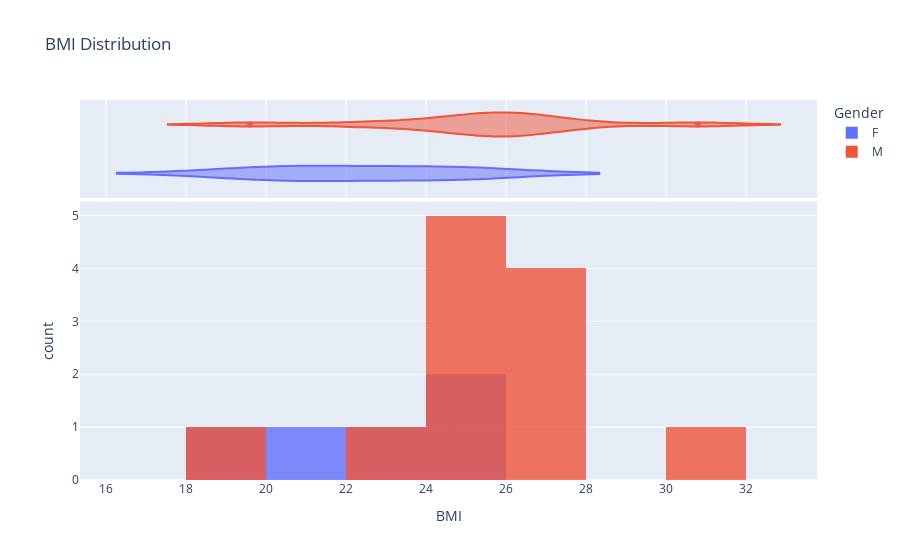
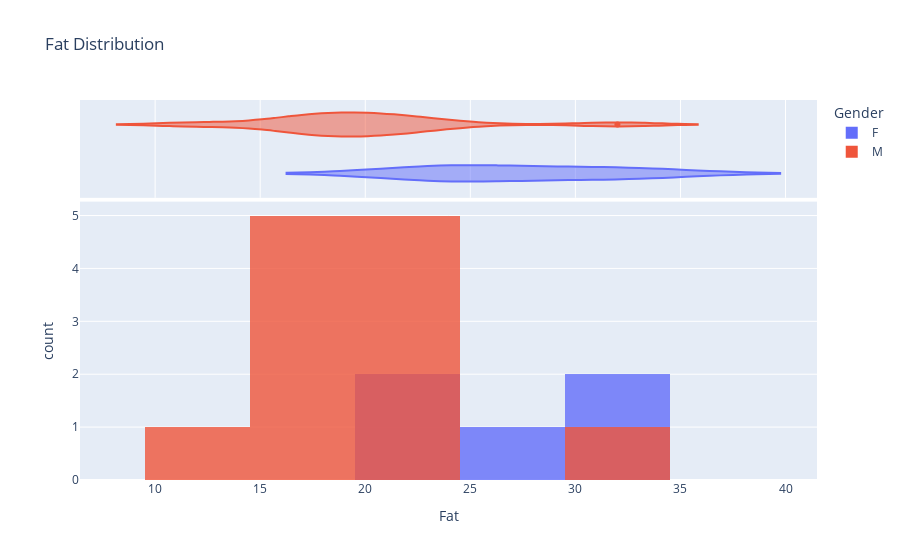
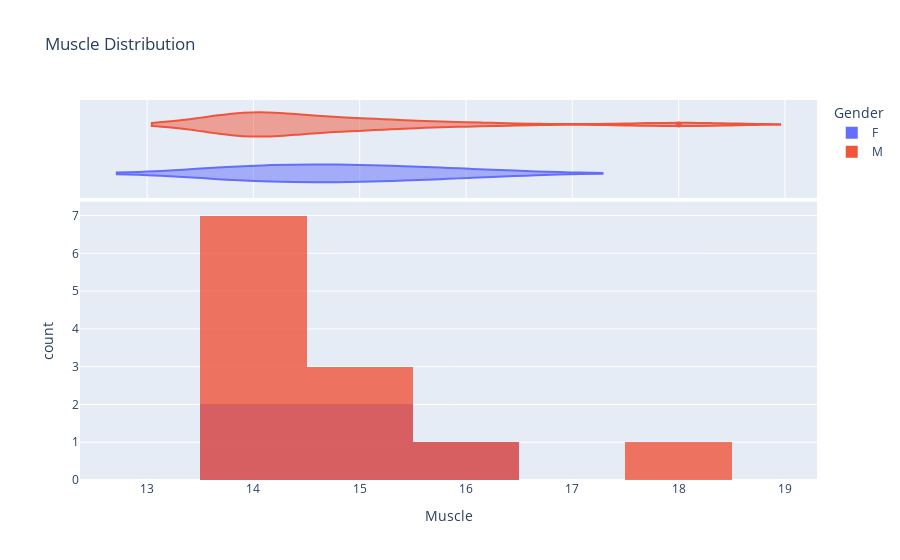
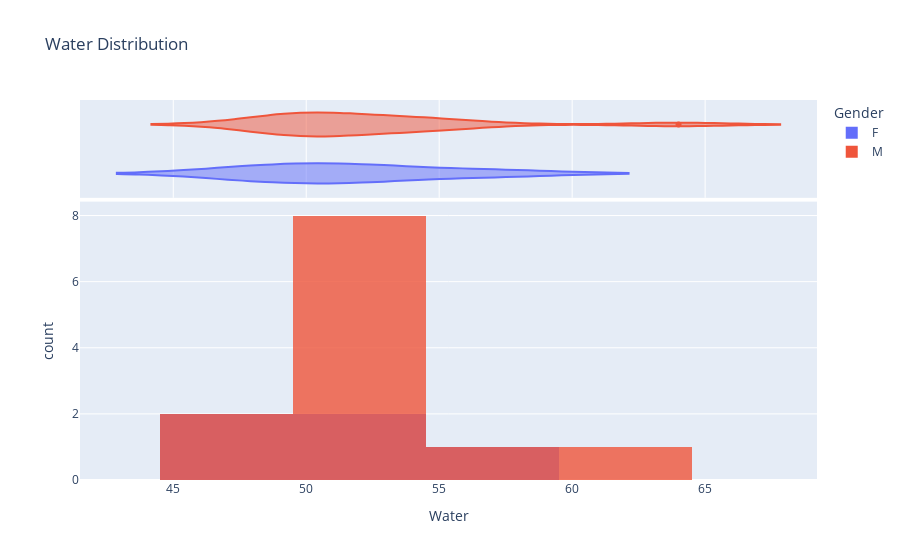

Notebook source saved alongside these figures, in order:
### Code cell
for colum in demographics.columns.drop(["Participant", "Gender"]):
    fig = px.histogram(demographics, x=colum, color="Gender",
                   marginal="violin", # or violin, rug
                   title=f'{colum} Distribution',
                   barmode = "overlay",
                   opacity = 0.8
                   )
    fig.show()

### Figure 1 — Plotly figure (JSON) as saved in the notebook; plotly's stock layout.template omitted (floating-point values rounded to 4 significant figures)
{"data": [{"alignmentgroup": "True", "bingroup": "x", "hovertemplate": "Gender=F<br>BMI=%{x}<br>count=%{y}<extra></extra>", "legendgroup": "F", "marker": {"color": "#636efa", "opacity": 0.8, "pattern": {"shape": ""}}, "name": "F", "offsetgroup": "F", "orientation": "v", "showlegend": true, "type": "histogram", "x": [24.7, 20.6, 24.8, 19.8, 22.1], "xaxis": "x", "yaxis": "y"}, {"alignmentgroup": "True", "hovertemplate": "Gender=F<br>BMI=%{x}<extra></extra>", "legendgroup": "F", "marker": {"color": "#636efa"}, "name": "F", "offsetgroup": "F", "scalegroup": "x", "showlegend": false, "type": "violin", "x": [24.7, 20.6, 24.8, 19.8, 22.1], "xaxis": "x2", "yaxis": "y2"}, {"alignmentgroup": "True", "bingroup": "x", "hovertemplate": "Gender=M<br>BMI=%{x}<br>count=%{y}<extra></extra>", "legendgroup": "M", "marker": {"color": "#EF553B", "opacity": 0.8, "pattern": {"shape": ""}}, "name": "M", "offsetgroup": "M", "orientation": "v", "showlegend": true, "type": "histogram", "x": [25.7, 26.6, 30.8, 25.8, 26.4, 26.4, 27.8, 22.4, 24, 19.6, 24.7, 25.2], "xaxis": "x", "yaxis": "y"}, {"alignmentgroup": "True", "hovertemplate": "Gender=M<br>BMI=%{x}<extra></extra>", "legendgroup": "M", "marker": {"color": "#EF553B"}, "name": "M", "offsetgroup": "M", "scalegroup": "x", "showlegend": false, "type": "violin", "x": [25.7, 26.6, 30.8, 25.8, 26.4, 26.4, 27.8, 22.4, 24, 19.6, 24.7, 25.2], "xaxis": "x2", "yaxis": "y2"}], "layout": {"barmode": "overlay", "legend": {"title": {"text": "Gender"}, "tracegroupgap": 0}, "title": {"text": "BMI Distribution"}, "xaxis": {"anchor": "y", "domain": [0, 1], "title": {"text": "BMI"}}, "xaxis2": {"anchor": "y2", "domain": [0, 1], "matches": "x", "showgrid": true, "showticklabels": false}, "yaxis": {"anchor": "x", "domain": [0, 0.7326], "title": {"text": "count"}}, "yaxis2": {"anchor": "x2", "domain": [0.7426, 1], "matches": "y2", "showgrid": false, "showline": false, "showticklabels": false, "ticks": ""}}}

### Figure 2 — Plotly figure (JSON) as saved in the notebook; plotly's stock layout.template omitted (floating-point values rounded to 4 significant figures)
{"data": [{"alignmentgroup": "True", "bingroup": "x", "hovertemplate": "Gender=F<br>Fat=%{x}<br>count=%{y}<extra></extra>", "legendgroup": "F", "marker": {"color": "#636efa", "opacity": 0.8, "pattern": {"shape": ""}}, "name": "F", "offsetgroup": "F", "orientation": "v", "showlegend": true, "type": "histogram", "x": [33, 23, 31, 24, 26], "xaxis": "x", "yaxis": "y"}, {"alignmentgroup": "True", "hovertemplate": "Gender=F<br>Fat=%{x}<extra></extra>", "legendgroup": "F", "marker": {"color": "#636efa"}, "name": "F", "offsetgroup": "F", "scalegroup": "x", "showlegend": false, "type": "violin", "x": [33, 23, 31, 24, 26], "xaxis": "x2", "yaxis": "y2"}, {"alignmentgroup": "True", "bingroup": "x", "hovertemplate": "Gender=M<br>Fat=%{x}<br>count=%{y}<extra></extra>", "legendgroup": "M", "marker": {"color": "#EF553B", "opacity": 0.8, "pattern": {"shape": ""}}, "name": "M", "offsetgroup": "M", "orientation": "v", "showlegend": true, "type": "histogram", "x": [20, 17, 32, 18, 22, 19, 24, 12, 18, 16, 21, 21], "xaxis": "x", "yaxis": "y"}, {"alignmentgroup": "True", "hovertemplate": "Gender=M<br>Fat=%{x}<extra></extra>", "legendgroup": "M", "marker": {"color": "#EF553B"}, "name": "M", "offsetgroup": "M", "scalegroup": "x", "showlegend": false, "type": "violin", "x": [20, 17, 32, 18, 22, 19, 24, 12, 18, 16, 21, 21], "xaxis": "x2", "yaxis": "y2"}], "layout": {"barmode": "overlay", "legend": {"title": {"text": "Gender"}, "tracegroupgap": 0}, "title": {"text": "Fat Distribution"}, "xaxis": {"anchor": "y", "domain": [0, 1], "title": {"text": "Fat"}}, "xaxis2": {"anchor": "y2", "domain": [0, 1], "matches": "x", "showgrid": true, "showticklabels": false}, "yaxis": {"anchor": "x", "domain": [0, 0.7326], "title": {"text": "count"}}, "yaxis2": {"anchor": "x2", "domain": [0.7426, 1], "matches": "y2", "showgrid": false, "showline": false, "showticklabels": false, "ticks": ""}}}

### Figure 3 — Plotly figure (JSON) as saved in the notebook; plotly's stock layout.template omitted (floating-point values rounded to 4 significant figures)
{"data": [{"alignmentgroup": "True", "bingroup": "x", "hovertemplate": "Gender=F<br>Muscle=%{x}<br>count=%{y}<extra></extra>", "legendgroup": "F", "marker": {"color": "#636efa", "opacity": 0.8, "pattern": {"shape": ""}}, "name": "F", "offsetgroup": "F", "orientation": "v", "showlegend": true, "type": "histogram", "x": [14, 16, 14, 15, 15], "xaxis": "x", "yaxis": "y"}, {"alignmentgroup": "True", "hovertemplate": "Gender=F<br>Muscle=%{x}<extra></extra>", "legendgroup": "F", "marker": {"color": "#636efa"}, "name": "F", "offsetgroup": "F", "scalegroup": "x", "showlegend": false, "type": "violin", "x": [14, 16, 14, 15, 15], "xaxis": "x2", "yaxis": "y2"}, {"alignmentgroup": "True", "bingroup": "x", "hovertemplate": "Gender=M<br>Muscle=%{x}<br>count=%{y}<extra></extra>", "legendgroup": "M", "marker": {"color": "#EF553B", "opacity": 0.8, "pattern": {"shape": ""}}, "name": "M", "offsetgroup": "M", "orientation": "v", "showlegend": true, "type": "histogram", "x": [15, 15, 14, 14, 14, 14, 14, 18, 15, 14, 14, 16], "xaxis": "x", "yaxis": "y"}, {"alignmentgroup": "True", "hovertemplate": "Gender=M<br>Muscle=%{x}<extra></extra>", "legendgroup": "M", "marker": {"color": "#EF553B"}, "name": "M", "offsetgroup": "M", "scalegroup": "x", "showlegend": false, "type": "violin", "x": [15, 15, 14, 14, 14, 14, 14, 18, 15, 14, 14, 16], "xaxis": "x2", "yaxis": "y2"}], "layout": {"barmode": "overlay", "legend": {"title": {"text": "Gender"}, "tracegroupgap": 0}, "title": {"text": "Muscle Distribution"}, "xaxis": {"anchor": "y", "domain": [0, 1], "title": {"text": "Muscle"}}, "xaxis2": {"anchor": "y2", "domain": [0, 1], "matches": "x", "showgrid": true, "showticklabels": false}, "yaxis": {"anchor": "x", "domain": [0, 0.7326], "title": {"text": "count"}}, "yaxis2": {"anchor": "x2", "domain": [0.7426, 1], "matches": "y2", "showgrid": false, "showline": false, "showticklabels": false, "ticks": ""}}}

### Figure 4 — Plotly figure (JSON) as saved in the notebook; plotly's stock layout.template omitted (floating-point values rounded to 4 significant figures)
{"data": [{"alignmentgroup": "True", "bingroup": "x", "hovertemplate": "Gender=F<br>Water=%{x}<br>count=%{y}<extra></extra>", "legendgroup": "F", "marker": {"color": "#636efa", "opacity": 0.8, "pattern": {"shape": ""}}, "name": "F", "offsetgroup": "F", "orientation": "v", "showlegend": true, "type": "histogram", "x": [49, 57, 48, 52, 52], "xaxis": "x", "yaxis": "y"}, {"alignmentgroup": "True", "hovertemplate": "Gender=F<br>Water=%{x}<extra></extra>", "legendgroup": "F", "marker": {"color": "#636efa"}, "name": "F", "offsetgroup": "F", "scalegroup": "x", "showlegend": false, "type": "violin", "x": [49, 57, 48, 52, 52], "xaxis": "x2", "yaxis": "y2"}, {"alignmentgroup": "True", "bingroup": "x", "hovertemplate": "Gender=M<br>Water=%{x}<br>count=%{y}<extra></extra>", "legendgroup": "M", "marker": {"color": "#EF553B", "opacity": 0.8, "pattern": {"shape": ""}}, "name": "M", "offsetgroup": "M", "orientation": "v", "showlegend": true, "type": "histogram", "x": [54, 53, 50, 50, 48, 49, 51, 64, 54, 50, 51, 56], "xaxis": "x", "yaxis": "y"}, {"alignmentgroup": "True", "hovertemplate": "Gender=M<br>Water=%{x}<extra></extra>", "legendgroup": "M", "marker": {"color": "#EF553B"}, "name": "M", "offsetgroup": "M", "scalegroup": "x", "showlegend": false, "type": "violin", "x": [54, 53, 50, 50, 48, 49, 51, 64, 54, 50, 51, 56], "xaxis": "x2", "yaxis": "y2"}], "layout": {"barmode": "overlay", "legend": {"title": {"text": "Gender"}, "tracegroupgap": 0}, "title": {"text": "Water Distribution"}, "xaxis": {"anchor": "y", "domain": [0, 1], "title": {"text": "Water"}}, "xaxis2": {"anchor": "y2", "domain": [0, 1], "matches": "x", "showgrid": true, "showticklabels": false}, "yaxis": {"anchor": "x", "domain": [0, 0.7326], "title": {"text": "count"}}, "yaxis2": {"anchor": "x2", "domain": [0.7426, 1], "matches": "y2", "showgrid": false, "showline": false, "showticklabels": false, "ticks": ""}}}
